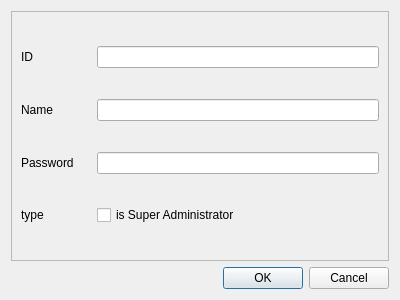
<?xml version="1.0" encoding="UTF-8"?>
<ui version="4.0">
 <class>addadmin</class>
 <widget class="QWidget" name="addadmin">
  <property name="geometry">
   <rect>
    <x>0</x>
    <y>0</y>
    <width>400</width>
    <height>300</height>
   </rect>
  </property>
  <property name="windowTitle">
   <string>Form</string>
  </property>
  <layout class="QVBoxLayout" name="verticalLayout">
   <item>
    <widget class="QFrame" name="frame">
     <property name="frameShape">
      <enum>QFrame::StyledPanel</enum>
     </property>
     <property name="frameShadow">
      <enum>QFrame::Raised</enum>
     </property>
     <layout class="QGridLayout" name="gridLayout">
      <item row="0" column="2">
       <widget class="QLineEdit" name="ID">
        <property name="minimumSize">
         <size>
          <width>116</width>
          <height>0</height>
         </size>
        </property>
        <property name="maximumSize">
         <size>
          <width>16777215</width>
          <height>16777215</height>
         </size>
        </property>
        <property name="text">
         <string/>
        </property>
       </widget>
      </item>
      <item row="2" column="2">
       <widget class="QLineEdit" name="password">
        <property name="text">
         <string/>
        </property>
       </widget>
      </item>
      <item row="1" column="0">
       <widget class="QLabel" name="label_7">
        <property name="sizePolicy">
         <sizepolicy hsizetype="Preferred" vsizetype="Fixed">
          <horstretch>0</horstretch>
          <verstretch>0</verstretch>
         </sizepolicy>
        </property>
        <property name="minimumSize">
         <size>
          <width>70</width>
          <height>0</height>
         </size>
        </property>
        <property name="maximumSize">
         <size>
          <width>100</width>
          <height>16777215</height>
         </size>
        </property>
        <property name="text">
         <string>Name</string>
        </property>
       </widget>
      </item>
      <item row="3" column="0">
       <widget class="QLabel" name="label_3">
        <property name="sizePolicy">
         <sizepolicy hsizetype="Preferred" vsizetype="Fixed">
          <horstretch>0</horstretch>
          <verstretch>0</verstretch>
         </sizepolicy>
        </property>
        <property name="minimumSize">
         <size>
          <width>70</width>
          <height>0</height>
         </size>
        </property>
        <property name="maximumSize">
         <size>
          <width>100</width>
          <height>16777215</height>
         </size>
        </property>
        <property name="text">
         <string>type</string>
        </property>
       </widget>
      </item>
      <item row="1" column="2">
       <widget class="QLineEdit" name="name">
        <property name="minimumSize">
         <size>
          <width>116</width>
          <height>0</height>
         </size>
        </property>
        <property name="maximumSize">
         <size>
          <width>16777215</width>
          <height>16777215</height>
         </size>
        </property>
       </widget>
      </item>
      <item row="0" column="0">
       <widget class="QLabel" name="label_6">
        <property name="sizePolicy">
         <sizepolicy hsizetype="Preferred" vsizetype="Fixed">
          <horstretch>0</horstretch>
          <verstretch>0</verstretch>
         </sizepolicy>
        </property>
        <property name="minimumSize">
         <size>
          <width>70</width>
          <height>0</height>
         </size>
        </property>
        <property name="maximumSize">
         <size>
          <width>100</width>
          <height>16777215</height>
         </size>
        </property>
        <property name="text">
         <string>ID</string>
        </property>
       </widget>
      </item>
      <item row="2" column="0">
       <widget class="QLabel" name="label">
        <property name="maximumSize">
         <size>
          <width>100</width>
          <height>16777215</height>
         </size>
        </property>
        <property name="text">
         <string>Password</string>
        </property>
       </widget>
      </item>
      <item row="3" column="2">
       <widget class="QCheckBox" name="checktypeBox">
        <property name="text">
         <string>is Super Administrator</string>
        </property>
       </widget>
      </item>
     </layout>
    </widget>
   </item>
   <item>
    <widget class="QDialogButtonBox" name="buttonBox">
     <property name="standardButtons">
      <set>QDialogButtonBox::Cancel|QDialogButtonBox::Ok</set>
     </property>
    </widget>
   </item>
  </layout>
 </widget>
 <resources/>
 <connections/>
</ui>
